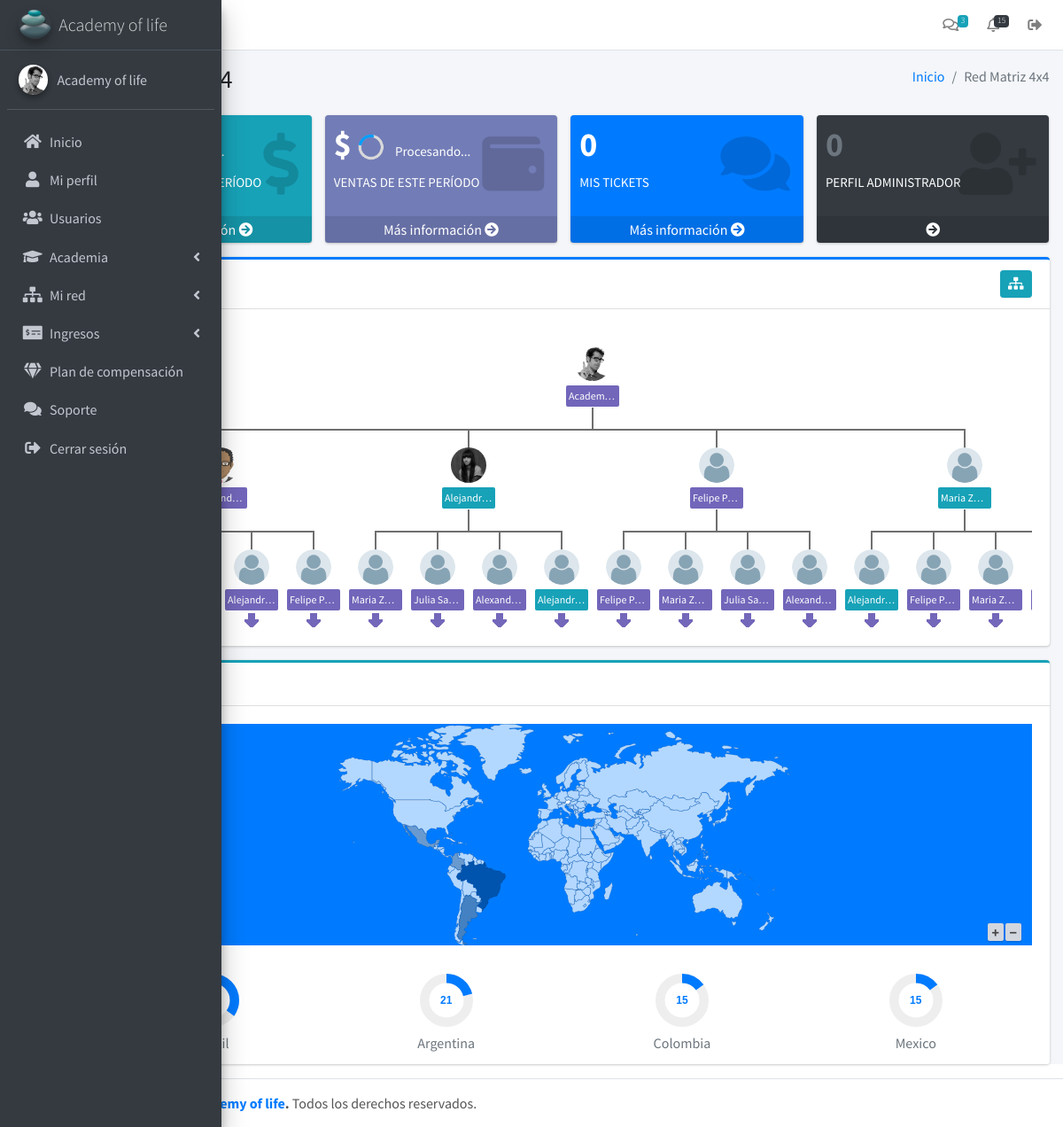
Screenshot of /backoffice/matriz (signed in) with the database file from the repository.
### tables this page shows
CREATE TABLE `usuarios` (
  `id_usuario` int(11) NOT NULL,
  `perfil` text NOT NULL,
  `nombre` text NOT NULL,
  `email` text NOT NULL,
  `password` text NOT NULL,
  `suscripcion` int(11) NOT NULL,
  `id_suscripcion` text DEFAULT NULL,
  `ciclo_pago` int(11) DEFAULT NULL,
  `vencimiento` date DEFAULT NULL,
  `verificacion` int(11) NOT NULL,
  `email_encriptado` text DEFAULT NULL,
  `foto` text DEFAULT NULL,
  `enlace_afiliado` text DEFAULT NULL,
  `patrocinador` text DEFAULT NULL,
  `paypal` text DEFAULT NULL,
  `pais` text DEFAULT NULL,
  `codigo_pais` text DEFAULT NULL,
  `telefono_movil` text DEFAULT NULL,
  `firma` text DEFAULT NULL,
  `fecha_contrato` date DEFAULT NULL,
  `fecha` timestamp NOT NULL DEFAULT current_timestamp()
);

CREATE TABLE `red_matriz` (
  `id_matriz` int(11) NOT NULL,
  `usuario_red` int(11) NOT NULL,
  `orden_matriz` int(11) NOT NULL,
  `derrame_matriz` int(11) NOT NULL,
  `posicion_matriz` varchar(1) DEFAULT NULL,
  `patrocinador_red` text DEFAULT NULL,
  `periodo_comision` float NOT NULL,
  `periodo_venta` float NOT NULL,
  `fecha_matriz` timestamp NOT NULL DEFAULT current_timestamp() ON UPDATE current_timestamp()
);

### backoffice/controladores/plantilla.controlador.php (called while the page is built)
<?php
class ControladorPlantilla{
	public function ctrPlantilla(){
		include "vistas/plantilla.php";
	}
}

### backoffice/index.php (called while the page is built, shortened)
<?php
require_once "controladores/plantilla.controlador.php";
require_once "controladores/usuarios.controlador.php";
require_once "modelos/usuarios.modelo.php";
require_once "modelos/academia.modelo.php";
require_once "controladores/multinivel.controlador.php";
require_once "modelos/multinivel.modelo.php";
$plantilla = new ControladorPlantilla();
$plantilla -> ctrPlantilla();

### backoffice/controladores/usuarios.controlador.php (called while the page is built, shortened)
<?php
Class ControladorUsuarios{
	static public function ctrMostrarUsuarios($item, $valor){
		$tabla = "usuarios";
		$respuesta = ModeloUsuarios::mdlMostrarUsuarios($tabla, $item, $valor);
		return $respuesta;
	}
}

### backoffice/modelos/conexion.php (called while the page is built)
<?php
class Conexion{
	static public function conectar(){
		$link = new PDO("mysql:host=localhost;dbname=ventas-suscripcion",
						"root",
						"");
		$link->exec("set names utf8");
		return $link;
	}
}

### backoffice/modelos/usuarios.modelo.php (called while the page is built, shortened)
<?php
require_once "conexion.php";
class ModeloUsuarios{
	static public function mdlMostrarUsuarios($tabla, $item, $valor){
		if($item != null && $valor != null){
			$stmt = Conexion::conectar()->prepare("SELECT * FROM $tabla WHERE $item = :$item");
			$stmt->bindParam(":".$item, $valor, PDO::PARAM_STR);
			$stmt -> execute();
			return $stmt -> fetch();
		}else{
			$stmt = Conexion::conectar()->prepare("SELECT * FROM $tabla");
			$stmt -> execute();
			return $stmt -> fetchAll();
		}
	}
}

### backoffice/modelos/multinivel.modelo.php (called while the page is built, shortened)
<?php
require_once "conexion.php";
class ModeloMultinivel{
	static public function mdlMostrarUsuarioRed($tabla, $item, $valor){
		if($item != null && $valor != null){
			$stmt = Conexion::conectar()->prepare("SELECT * FROM $tabla WHERE $item = :$item");
			$stmt -> bindParam(":".$item, $valor, PDO::PARAM_STR);
			$stmt -> execute();
			return $stmt -> fetchAll();
		}else{
			$stmt = Conexion::conectar()->prepare("SELECT * FROM $tabla");
			$stmt -> execute();
			return $stmt -> fetchAll();
		}
	}
}

### backoffice/controladores/multinivel.controlador.php (called while the page is built, shortened)
<?php
class ControladorMultinivel{
	static public function ctrMostrarUsuarioRed($tabla, $item, $valor){
		$respuesta = ModeloMultinivel::mdlMostrarUsuarioRed($tabla, $item, $valor);
		return $respuesta;
	}
}

### backoffice/vistas/paginas/modulos/matriz/red-matriz.php (the view, shortened to what this page needs)
<?php
$regresar = false;
if(isset($_GET["id"])){
	$valor = $_GET["id"];
	$usuario = ControladorUsuarios::ctrMostrarUsuarios("id_usuario", $valor);
	$regresar = true;
}else{
	$valor = $usuario["id_usuario"];
}
$red = ControladorMultinivel::ctrMostrarUsuarioRed("red_matriz", "usuario_red", $valor);
$ordenMatriz = $red[0]["orden_matriz"];
?>
<div class="card card-primary card-outline preloadRed" style="display:none">
	<div class="card-header">
		<?php if ($regresar): ?>
			<a href="javascript:history.back()" class="btn btn-default btn-sm text-secondary float-right"><i class="fas fa-chevron-left"></i> Regresar</a>
		<?php else: ?>
		<button type="button" class="btn btn-info btn-sm text-white float-right verGanancias">
			<i class="fas fa-sitemap"></i>
		</button>
		<?php endif ?>
	</div>
	<div class="card-body">
		<div id="summary" class="tree_main" patrocinador="<?php echo $usuario["enlace_afiliado"]; ?>">
		<?php
		generarArbol($ordenMatriz, $usuario["id_usuario"], $usuario["nombre"], $usuario["foto"], $usuario["enlace_afiliado"]);
		function generarArbol($ordenMatriz, $usuarioRed, $nombre, $foto, $patrocinador){
			$ladoA = "";
			$ladoB = "";
			$ladoC = "";
			$ladoD = "";
			$respuesta = ControladorMultinivel::ctrMostrarUsuarioRed("red_matriz", "derrame_matriz", $ordenMatriz);
			echo '<ul id="tree_view" style="display:none">
					<li>
						<img class="tree_icon rounded-circle" data-nite-src="'.$foto.'">
						<p class="demo_name_style">'.$nombre.'</p>';
						foreach ($respuesta as $key => $value) {
							if($value["posicion_matriz"] == "A"){
								$ladoA = generarLineasDescendientes($value["orden_matriz"], $ladoA, null, null, null, $patrocinador, null);
							}
							if($value["posicion_matriz"] == "B"){
								$ladoB = generarLineasDescendientes($value["orden_matriz"], null, $ladoB, null, null, $patrocinador, null);
							}
							if($value["posicion_matriz"] == "C"){
								$ladoC = generarLineasDescendientes($value["orden_matriz"], null, null, $ladoC, null, $patrocinador, null);
							}
							if($value["posicion_matriz"] == "D"){
								$ladoD = generarLineasDescendientes($value["orden_matriz"], null, null, null, $ladoD, $patrocinador, null);
							}
						}
						echo generarLineasDescendientes($ordenMatriz, $ladoA, $ladoB, $ladoC, $ladoD, $patrocinador, "lineaDescendiente");
					echo '</li>
			</ul>';
		}
		function generarLineasDescendientes($ordenMatriz, $ladoA, $ladoB, $ladoC, $ladoD,  $patrocinador, $clase){
			$respuesta = ControladorMultinivel::ctrMostrarUsuarioRed("red_matriz", "derrame_matriz", $ordenMatriz);
			$derrame = 0;
			$arbol = '<ul>';
			foreach ($respuesta as $key => $value) {
				$afiliado = ControladorUsuarios::ctrMostrarUsuarios("id_usuario", $value["usuario_red"]);
				if($afiliado["foto"] == ""){
					$foto = 'vistas/img/usuarios/default/default.png';
				}else{
					$foto = $afiliado["foto"];
				}
				$derrame++;
				if($value["posicion_matriz"] == "A" && $derrame == 1){
					$arbol .= '<li>
								<a href="index.php?pagina=matriz&id='.$afiliado["id_usuario"].'">
								<img class="tree_icon rounded-circle '.$clase.'Izq" data-nite-src="'.$foto.'" patrocinador="'.$afiliado["patrocinador"].'">';
								if($afiliado["patrocinador"] == $patrocinador){
									$arbol .= '<p class="demo_name_style">'.$afiliado["nombre"].'</p>
									<img data-nite-src="vistas/img/plantilla/down.png" class="tree_down_icon">
									</a>';
								}else{
									$arbol .= '<p class="demo_name_style bg-info">'.$afiliado["nombre"].'</p>
									<img data-nite-src="vistas/img/plantilla/down.png" class="tree_down_icon">
									</a>';
								}
					$arbol .= $ladoA.'</li>';
				}
				if($value["posicion_matriz"] == "B" && $derrame == 2){
					$arbol .= '<li>
								<a href="index.php?pagina=matriz&id='.$afiliado["id_usuario"].'">
								<img class="tree_icon rounded-circle '.$clase.'Der" data-nite-src="'.$foto.'" patrocinador="'.$afiliado["patrocinador"].'">';
								if($afiliado["patrocinador"] == $patrocinador){
									$arbol .= '<p class="demo_name_style">'.$afiliado["nombre"].'</p>
									<img data-nite-src="vistas/img/plantilla/down.png" class="tree_down_icon">
									</a>';
								}else{
									$arbol .= '<p class="demo_name_style bg-info">'.$afiliado["nombre"].'</p>
									<img data-nite-src="vistas/img/plantilla/down.png" class="tree_down_icon">
									</a>';
								}
					$arbol .= $ladoB.'</li>';
				}
				if($value["posicion_matriz"] == "C" && $derrame == 3){
					$arbol .= '<li>
								<a href="index.php?pagina=matriz&id='.$afiliado["id_usuario"].'">
								<img class="tree_icon rounded-circle '.$clase.'Der" data-nite-src="'.$foto.'" patrocinador="'.$afiliado["patrocinador"].'">';
								if($afiliado["patrocinador"] == $patrocinador){
									$arbol .= '<p class="demo_name_style">'.$afiliado["nombre"].'</p>
									<img data-nite-src="vistas/img/plantilla/down.png" class="tree_down_icon">
									</a>';
								}else{
									$arbol .= '<p class="demo_name_style bg-info">'.$afiliado["nombre"].'</p>
									<img data-nite-src="vistas/img/plantilla/down.png" class="tree_down_icon">
									</a>';
								}
					$arbol .= $ladoC.'</li>';
				}
				if($value["posicion_matriz"] == "D" && $derrame == 4){
					$arbol .= '<li>
								<a href="index.php?pagina=matriz&id='.$afiliado["id_usuario"].'">
								<img class="tree_icon rounded-circle '.$clase.'Der" data-nite-src="'.$foto.'" patrocinador="'.$afiliado["patrocinador"].'">';
								if($afiliado["patrocinador"] == $patrocinador){
									$arbol .= '<p class="demo_name_style">'.$afiliado["nombre"].'</p>
									<img data-nite-src="vistas/img/plantilla/down.png" class="tree_down_icon">
									</a>';
								}else{
									$arbol .= '<p class="demo_name_style bg-info">'.$afiliado["nombre"].'</p>
									<img data-nite-src="vistas/img/plantilla/down.png" class="tree_down_icon">
									</a>';
								}
					$arbol .= $ladoD.'</li>';
				}
			}
			$arbol .= '</ul>';
   			return $arbol;
		}
		?>
			<div id="tree" class="orgChart"></div>
		</div>
	</div>
</div>

### backoffice/vistas/paginas/modulos/menu.php (shortened to what this page needs)
<aside class="main-sidebar sidebar-dark-primary elevation-4" style="overflow-x:hidden">
  <a href="inicio" class="brand-link">
  <img src="vistas/img/plantilla/icono.png" alt="AdminLTE Logo" class="brand-image img-circle elevation-3" style="opacity: .8">
    <span class="brand-text font-weight-light">Academy of life</span>
  </a>
  <div class="sidebar">
    <div class="user-panel mt-3 pb-3 mb-3 d-flex">
      <div class="image">
      <?php if ($usuario["foto"] == ""): ?>
         <img src="vistas/img/usuarios/default/default.png" class="img-circle elevation-2" alt="User Image">
      <?php else: ?>
        <img src="<?php echo $usuario["foto"] ?>" class="img-circle elevation-2" alt="User Image">
      <?php endif ?>
      </div>
      <div class="info">
        <a href="perfil" class="d-block"><?php echo $usuario["nombre"] ?></a>
      </div>
    </div>
    <nav class="mt-2">
      <ul class="nav nav-pills nav-sidebar flex-column" data-widget="treeview" role="menu" data-accordion="false">
        <li class="nav-item">
          <a href="inicio" class="nav-link">
            <i class="nav-icon fas fa-home"></i>
            <p>Inicio</p>
          </a>
        </li>
        <li class="nav-item">
          <a href="perfil" class="nav-link">
            <i class="nav-icon fas fa-user"></i>
            <p>Mi perfil</p>
          </a>
        </li>
        <?php if ($usuario["perfil"] == "admin"): ?>
          <li class="nav-item">
            <a href="usuarios" class="nav-link">
              <i class="nav-icon fas fa-users"></i>
              <p>Usuarios</p>
            </a>
          </li>
        <?php endif ?>
      <li class="nav-item has-treeview">
          <a href="#" class="nav-link">
            <i class="nav-icon fas fa-graduation-cap"></i>
            <p>
            Academia
              <i class="right fas fa-angle-left"></i>
            </p>
          </a>
        </li>
      <?php if ($usuario["suscripcion"] != 0): ?>
        <li class="nav-item has-treeview">
          <a href="#" class="nav-link">
            <i class="nav-icon fas fa-sitemap"></i>
            <p>
            Mi red
              <i class="right fas fa-angle-left"></i>
            </p>
          </a>
        </li>
         <li class="nav-item has-treeview">
          <a href="#" class="nav-link">
            <i class="nav-icon fas fa-money-check-alt"></i>
            <p>
            Ingresos
              <i class="right fas fa-angle-left"></i>
            </p>
          </a>
        </li>
         <?php endif ?>
        <li class="nav-item">
          <a href="plan-compensacion" class="nav-link">
            <i class="nav-icon fas fa-gem"></i>
            <p>Plan de compensación</p>
          </a>
        </li>
        <li class="nav-item">
          <a href="soporte" class="nav-link">
            <i class="nav-icon fas fa-comments"></i>
            <p>Soporte</p>
          </a>
        </li>
        <li class="nav-item">
          <a href="salir" class="nav-link">
            <i class="nav-icon fas fa-sign-out-alt"></i>
            <p>Cerrar sesión</p>
          </a>
        </li>
      </ul>
    </nav>
  </div>
</aside>

### rows the page displays
usuarios: foto (picture), nombre "Academy of life", nombre "Academ…"
red_matriz: usuarios.nombre "Alejandr…"
red_matriz: usuarios.nombre "Felipe P…"
red_matriz: usuarios.foto (picture), usuarios.nombre "Alejandr…"
red_matriz: usuarios.nombre "Maria Z…"
red_matriz: usuarios.nombre "Julia Sa…"
red_matriz: usuarios.nombre "Alexand…"
red_matriz: usuarios.nombre "Alejandr…"
red_matriz: usuarios.nombre "Felipe P…"
red_matriz: usuarios.nombre "Felipe P…"
red_matriz: usuarios.nombre "Maria Z…"
red_matriz: usuarios.nombre "Julia Sa…"
red_matriz: usuarios.nombre "Alexand…"
red_matriz: usuarios.nombre "Maria Z…"
red_matriz: usuarios.nombre "Alejandr…"
red_matriz: usuarios.nombre "Felipe P…"
red_matriz: usuarios.nombre "Maria Z…"

### other values shown
$key "Argentina"
$key "Colombia"
$key "Mexico"
